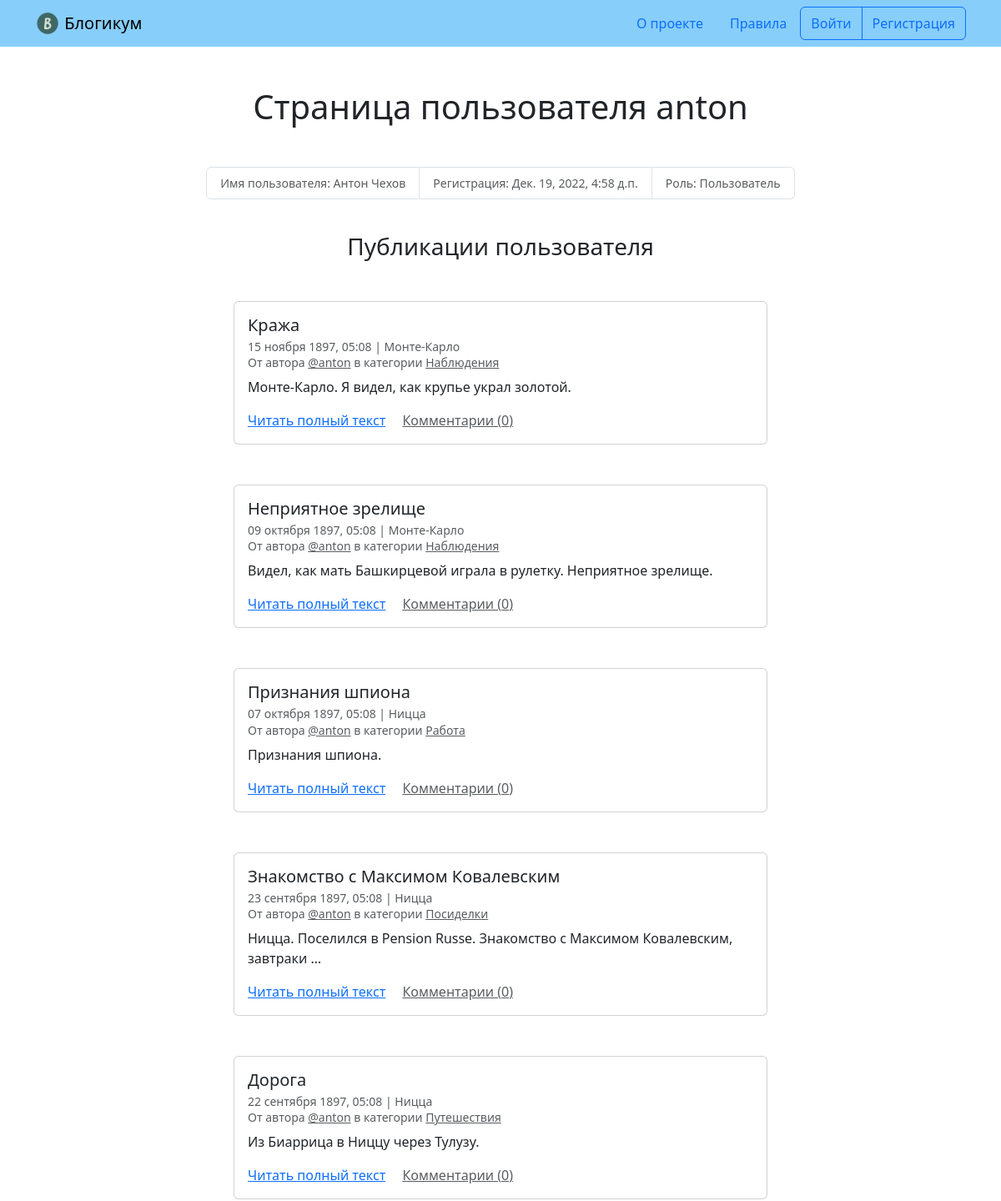
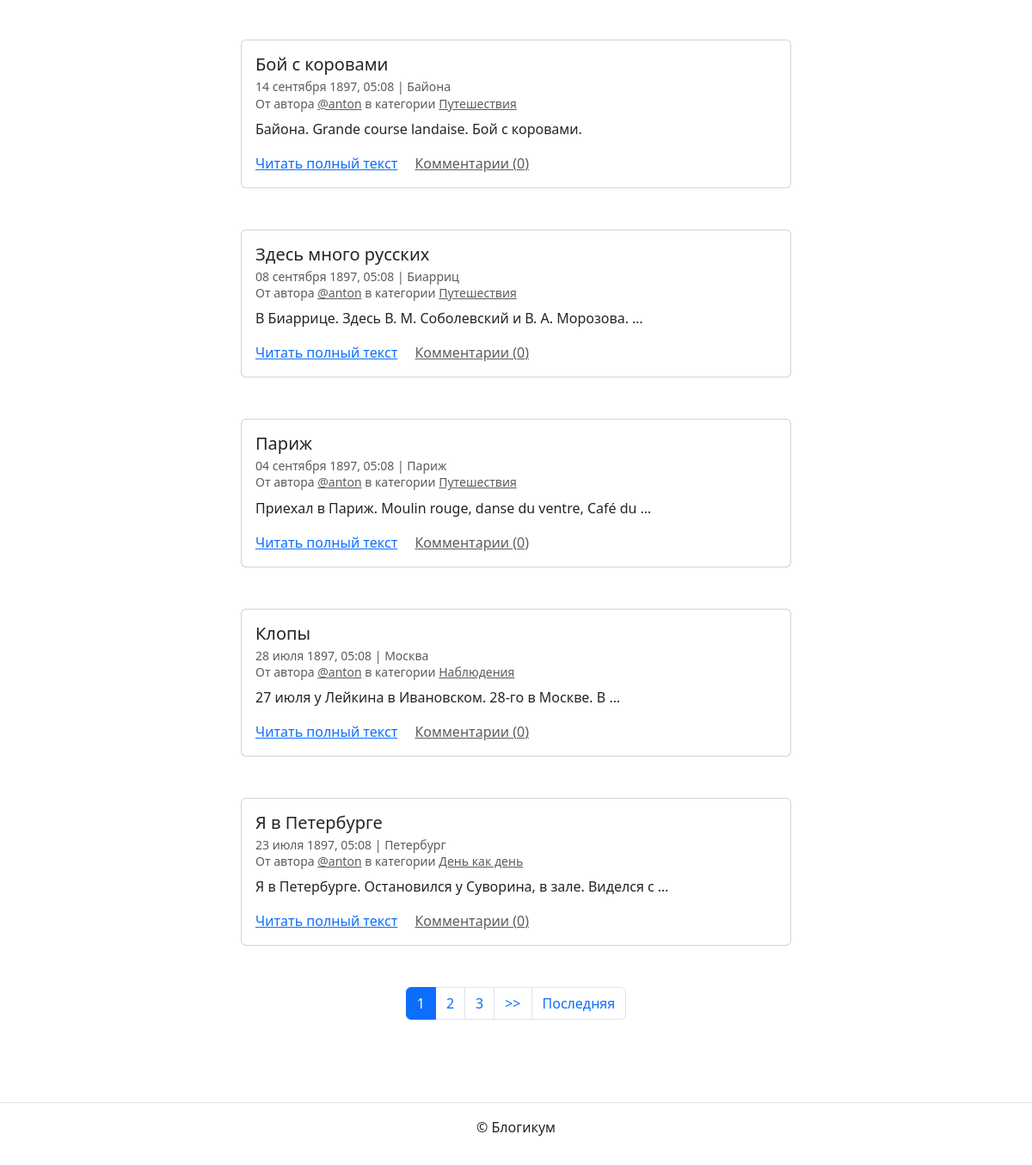
Screenshot of /profile/anton/ with the database file from the repository (2 pictures, top to bottom).
### blog/models.py (models this page shows, shortened)
class Post(PublishedModel):
    title = models.CharField(
        max_length=256,
        verbose_name='Заголовок'
    )
    text = models.TextField(verbose_name='Текст')
    image = models.ImageField(
        verbose_name='Изображение',
        upload_to='images',
        null=True,
        blank=True
    )
    pub_date = models.DateTimeField(
        verbose_name='Дата и время публикации',
        help_text='Если установить дату и время в будущем — '
                  'можно делать отложенные публикации.'
    )
    author = models.ForeignKey(
        User,
        on_delete=models.CASCADE,
        verbose_name='Автор публикации',
        related_name='posts'
    )
    location = models.ForeignKey(
        Location,
        on_delete=models.SET_NULL,
        verbose_name='Местоположение',
        related_name='posts',
        null=True,
        blank=True
    )
    category = models.ForeignKey(
        Category,
        on_delete=models.SET_NULL,
        null=True,
        verbose_name='Категория',
        related_name='posts'
    )
    class Meta:
        verbose_name = 'публикация'
        verbose_name_plural = 'Публикации'

class Location(PublishedModel):
    name = models.CharField(
        max_length=256,
        verbose_name='Название места'
    )
    class Meta:
        verbose_name = 'местоположение'
        verbose_name_plural = 'Местоположения'

class Category(PublishedModel):
    title = models.CharField(
        max_length=256,
        verbose_name='Заголовок'
    )
    description = models.TextField(verbose_name='Описание')
    slug = models.SlugField(
        max_length=64,
        unique=True,
        verbose_name='Идентификатор',
        help_text='Идентификатор страницы для URL; '
                  'разрешены символы латиницы, цифры, дефис и подчёркивание.'
    )
    class Meta:
        verbose_name = 'категория'
        verbose_name_plural = 'Категории'

### blog/views.py (the view)
# urls.py: path('<str:username>/', views.profile, name='profile'),
def profile(request, username):
    template = 'blog/profile.html'
    user = get_object_or_404(User, username=username)
    posts_query = user.posts.annotate(comment_count=Count('comments'))
    is_own_profile = request.user == user
    is_admin = request.user.is_authenticated and request.user.is_staff
    if is_own_profile or is_admin:
        posts_list = posts_query.order_by('-pub_date')
    else:
        posts_list = posts_query.filter(
            is_published=True,
            pub_date__lte=timezone.now(),
            category__is_published=True
        ).order_by('-pub_date')
    page_obj = get_paginator(request, posts_list)
    context = {'profile': user, 'page_obj': page_obj}
    return render(request, template, context)

### blog/views.py (called while the page is built)
def get_paginator(request, items, num=10):
    paginator = Paginator(items, num)
    num_pages = request.GET.get('page')
    return paginator.get_page(num_pages)

### templates/blog/profile.html (shortened to what this page needs)
{% extends "base.html" %}
{% block content %}
  <h1 class="mb-5 text-center">Страница пользователя {{ profile.username }}</h1>
  <small>
    <ul class="list-group list-group-horizontal justify-content-center mb-3">
      <li class="list-group-item text-muted">Имя пользователя: {% if profile.get_full_name %}{{ profile.get_full_name }}{% else %}не указано{% endif %}</li>
      <li class="list-group-item text-muted">Регистрация: {{ profile.date_joined }}</li>
      <li class="list-group-item text-muted">Роль: {% if profile.is_staff %}Админ{% else %}Пользователь{% endif %}</li>
    </ul>
  </small>
  <br>
  <h3 class="mb-5 text-center">Публикации пользователя</h3>
  {% for post in page_obj %}
    <article class="mb-5">
      {% include "includes/post_card.html" %}
    </article>
  {% endfor %}
  {% include "includes/paginator.html" %}
{% endblock %}

### templates/includes/post_card.html (shortened to what this page needs)
<div class="col d-flex justify-content-center">
  <div class="card" style="width: 40rem;">
    <div class="card-body">
      <h5 class="card-title">{{ post.title }}</h5>
      <h6 class="card-subtitle mb-2 text-muted">
        <small>
          {{ post.pub_date|date:"d E Y, H:i" }} | {% if post.location and post.location.is_published %}{{ post.location.name }}{% else %}Планета Земля{% endif %}<br>
          От автора <a class="text-muted" href="{% url 'blog:profile' post.author.username %}">@{{ post.author.username }}</a> в
          категории {% include "includes/category_link.html" %}
        </small>
      </h6>
      <p class="card-text">{{ post.text|truncatewords:10 }}</p>
      <a href="{% url 'blog:post_detail' post.id %}" class="card-link">Читать полный текст</a>
      <a href="{% url 'blog:post_detail' post.id %}" class="card-link text-muted">Комментарии ({{ post.comment_count }})</a>
    </div>
  </div>
</div>

### templates/includes/category_link.html
<a class="text-muted" href="{% url 'blog:category_posts' post.category.slug %}">
  {{ post.category.title }}
</a>

### rows the page displays
Post: title "Кража", pub_date "15 ноября 1897, 05:08", location.name "Монте-Карло", author.username "anton", category "Наблюдения", text "Монте-Карло. Я видел, как крупье украл золотой.", comment_count "0"
Post: title "Неприятное зрелище", pub_date "09 октября 1897, 05:08", location.name "Монте-Карло", author.username "anton", category "Наблюдения", text "Видел, как мать Башкирцевой играла в рулетку. Неприятное зрелище.", comment_count "0"
Post: title "Признания шпиона", pub_date "07 октября 1897, 05:08", location.name "Ницца", author.username "anton", category "Работа", text "Признания шпиона.", comment_count "0"
Post: title "Знакомство с Максимом Ковалевским", pub_date "23 сентября 1897, 05:08", location.name "Ницца", author.username "anton", category "Посиделки", text "Ницца. Поселился в Pension Russe. Знакомство с Максимом Ковалевским, завтраки …", comment_count "0"
Post: title "Дорога", pub_date "22 сентября 1897, 05:08", location.name "Ницца", author.username "anton", category "Путешествия", text "Из Биаррица в Ниццу через Тулузу.", comment_count "0"
Post: title "Бой с коровами", pub_date "14 сентября 1897, 05:08", location.name "Байона", author.username "anton", category "Путешествия", text "Байона. Grande course landaise. Бой с коровами.", comment_count "0"
Post: title "Здесь много русских", pub_date "08 сентября 1897, 05:08", location.name "Биарриц", author.username "anton", category "Путешествия", text "В Биаррице. Здесь В. М. Соболевский и В. А. Морозова. …", comment_count "0"
Post: title "Париж", pub_date "04 сентября 1897, 05:08", location.name "Париж", author.username "anton", category "Путешествия", text "Приехал в Париж. Moulin rouge, danse du ventre, Café du …", comment_count "0"
Post: title "Клопы", pub_date "28 июля 1897, 05:08", location.name "Москва", author.username "anton", category "Наблюдения", text "27 июля у Лейкина в Ивановском. 28-го в Москве. В …", comment_count "0"
Post: title "Я в Петербурге", pub_date "23 июля 1897, 05:08", location.name "Петербург", author.username "anton", category "День как день", text "Я в Петербурге. Остановился у Суворина, в зале. Виделся с …", comment_count "0"

### other values shown
{{ profile.username }} "anton"
{{ profile.get_full_name }} "Антон Чехов"
{{ profile.date_joined }} "Дек. 19, 2022, 4:58 д.п."
{{ i }} "1"
{{ i }} "2" "3"
